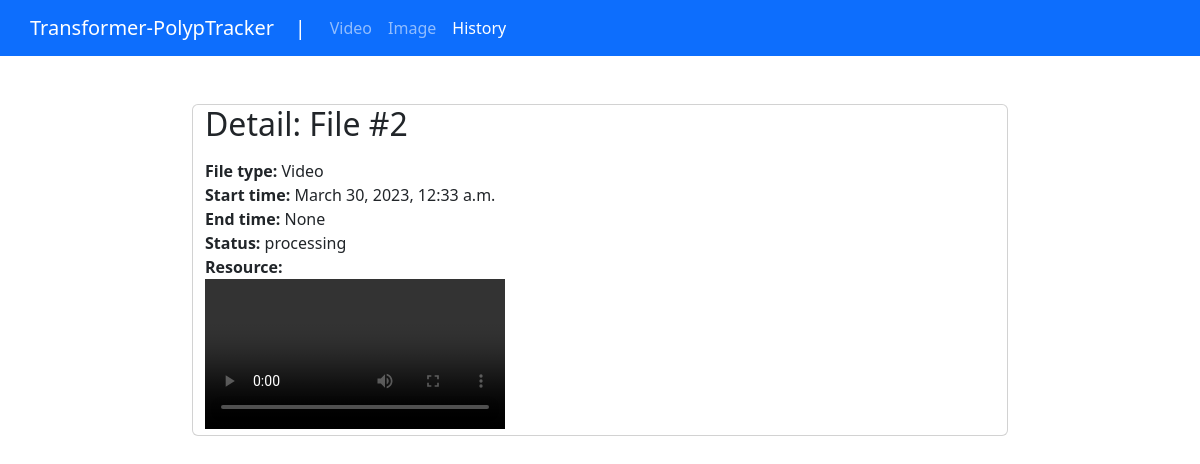
Screenshot of /videoprocessing_detail/2 with the database file from the repository.
### polyp_django/models.py (models this page shows)
class VideoProcessing(models.Model):
    id = models.AutoField(primary_key=True, editable=False)
    file_type = models.IntegerField(null=False)
    filename = models.CharField(max_length=100)
    start_time = models.DateTimeField(auto_now_add=True)
    end_time = models.DateTimeField(null=True)
    status = models.CharField(max_length=100)
    class Meta:
        app_label = 'polyp_django'

### polyp_django/reports.py (the view)
# urls.py: path('videoprocessing_detail/<int:pk>', reports.VideoProcessingDetail.as_view(), name='videoprocessing_detail'),
class VideoProcessingDetail(DetailView):
    model = VideoProcessing

### polyp_django/templates/polyp_django/videoprocessing_detail.html (shortened to what this page needs)
{% load static %}
<!DOCTYPE html>
<html>
<head>
    <link rel="stylesheet" href="https://cdn.jsdelivr.net/npm/bootstrap@5.2.3/dist/css/bootstrap.min.css">
</head>
<body>
    <div clas="container">
        <nav class="navbar navbar-expand-lg navbar-dark bg-primary" style="padding-left: 30px;">
            <a class="navbar-brand" href="/">
                Transformer-PolypTracker &nbsp;&nbsp;&nbsp;|
            </a>
            <div class="collapse navbar-collapse">
                <div class="navbar-nav">
                    <a class="nav-item nav-link" href="/">Video</a>
                    <a class="nav-item nav-link" href="#">Image</a>
                    <a class="nav-item nav-link active" href="/videoprocessing_list/">History</a>
                </div>
            </div>
        </nav>
        <div class="row justify-content-md-center">
            <div class="card col-8 mt-5">
                <h2>Detail: File #{{ object.id }}</h2>
                <div class="row mt-2">
                    <span><b>File type: </b>{% if object.file_type == 0 %} Image {% elif object.file_type == 1 %} Video {% endif %}</span>
                    <span><b>Start time: </b>{{ object.start_time }}</span>
                    <span><b>End time: </b> {{ object.end_time }}</span>
                    <span><b>Status: </b> {{ object.status }}</span>
                    <span><b>Resource: </b></span>
                    <div class="col-6">
                    {% if object.file_type == 0 %}
                        Image
                    {% elif object.file_type == 1 %}
                        <video controls>
                            <source src="/media/{{object.filename}}" type="video/mp4">
                        </video>
                    {% endif %}
                    </div>
                </div>
            </div>
        </div>
    </div>
</body>
</html>

### rows the page displays
VideoProcessing: id "2", start_time "March 30, 2023, 12:33 a.m.", end_time "None", status "processing"
